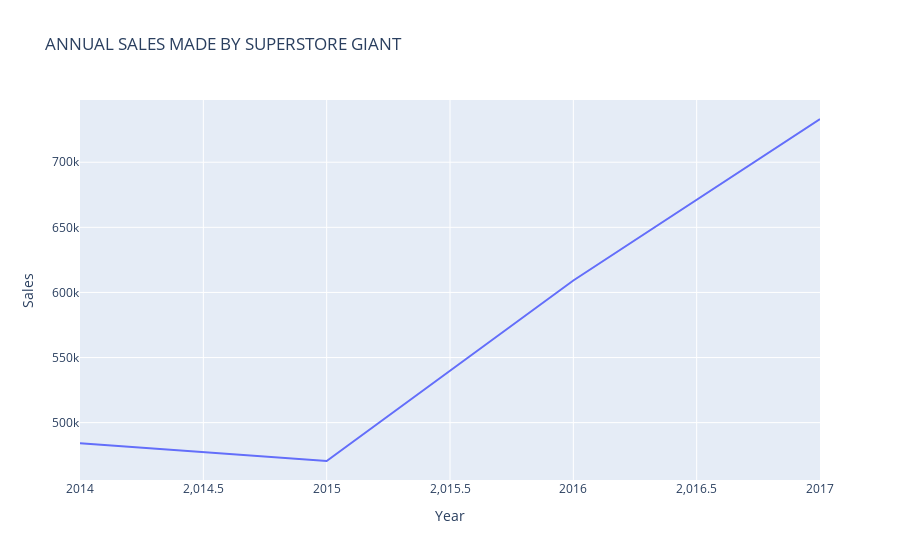

The notebook cell this image was saved under:
### Code cell
px.line(yearly_info, x = 'Year', y = 'Sales', title = 'ANNUAL SALES MADE BY SUPERSTORE GIANT ')

### Figure 1 — Plotly figure (JSON) as saved in the notebook; plotly's stock layout.template omitted (floating-point values rounded to 4 significant figures)
{"data": [{"hovertemplate": "Year=%{x}<br>Sales=%{y}<extra></extra>", "legendgroup": "", "line": {"color": "#636efa", "dash": "solid"}, "marker": {"symbol": "circle"}, "mode": "lines", "name": "", "orientation": "v", "showlegend": false, "type": "scatter", "x": [2014, 2015, 2016, 2017], "xaxis": "x", "y": [484200.0, 470500.0, 609200.0, 733200.0], "yaxis": "y"}], "layout": {"legend": {"tracegroupgap": 0}, "title": {"text": "ANNUAL SALES MADE BY SUPERSTORE GIANT "}, "xaxis": {"anchor": "y", "domain": [0, 1], "title": {"text": "Year"}}, "yaxis": {"anchor": "x", "domain": [0, 1], "title": {"text": "Sales"}}}}
